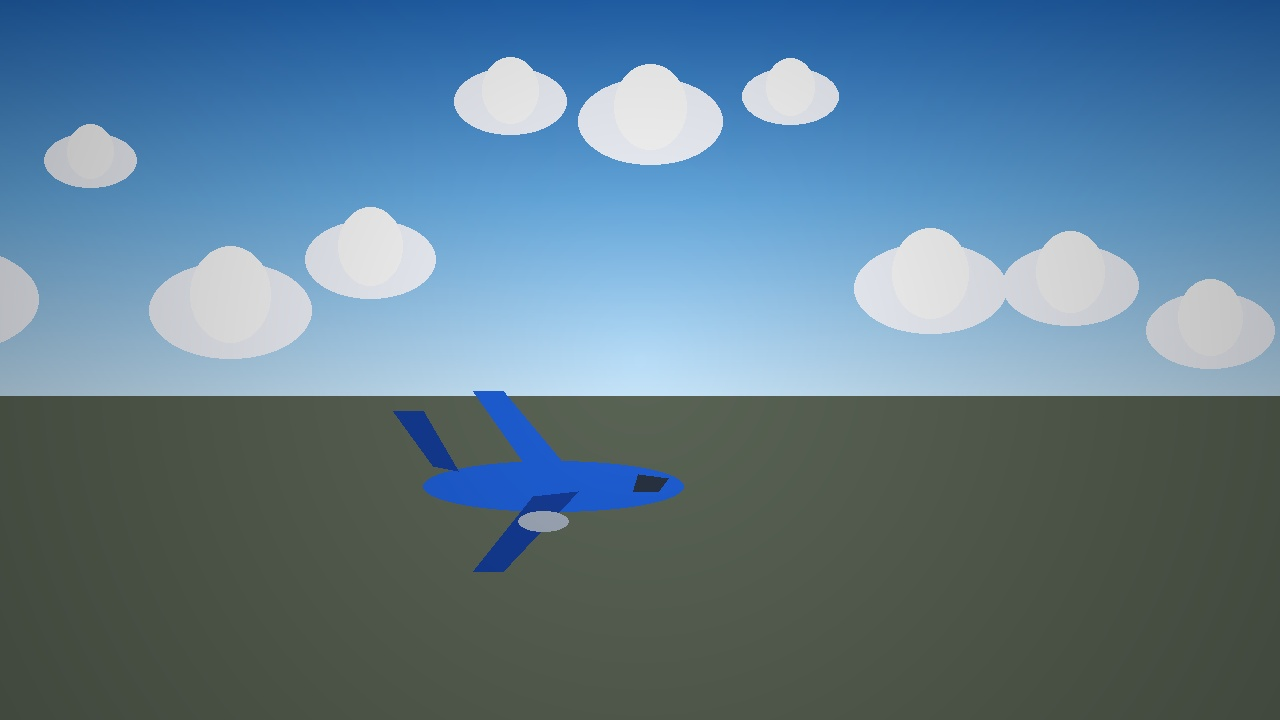
#> input picture test_airplane.jpg, 1280 x 720 px
$ python -i quality.py   (imports and definitions only)   (older library calls are emulated)
#> lines starting #> are read from the running program, lines starting #| are printed output that depends on the picture
"""
Quality control, license verification, perceptual hashing, and deduplication engine.
"""
import os
import hashlib
from typing import Tuple, Optional, List
import cv2
import numpy as np
from PIL import Image
from dataset.registry import license_is_allowed

from dataset.models import LicenseInfo, QualityMetrics

# Permissive training licenses
PERMISSIVE_LICENSES = {
    "cc0",
    "public domain",
    "cc-by",
    "cc-by-sa",
    "mit",
    "apache-2.0",
    "bsd-3-clause",
    "open-database",
    "internal-synthetic",
    "user-authorized",
}

NON_TRAINING_LICENSES = {
    "cc-by-nc",
    "cc-by-nd",
    "cc-by-nc-sa",
    "cc-by-nc-nd",
    "all rights reserved",
    "copyrighted",
    "unknown",
}


# [128 lines left out: functions verify_license, calculate_sha256, calculate_phash, hamming_distance, assess_image_quality, not called in this run]

>>> result = assess_image_quality('../test_airplane.jpg')
#> in assess_image_quality, img is the input picture: shape (720, 1280, 3); mean B, G, R 141.1, 123.5, 95.2
#> in assess_image_quality, `gray = cv2.cvtColor(img, cv2.COLOR_BGR2GRAY)`:
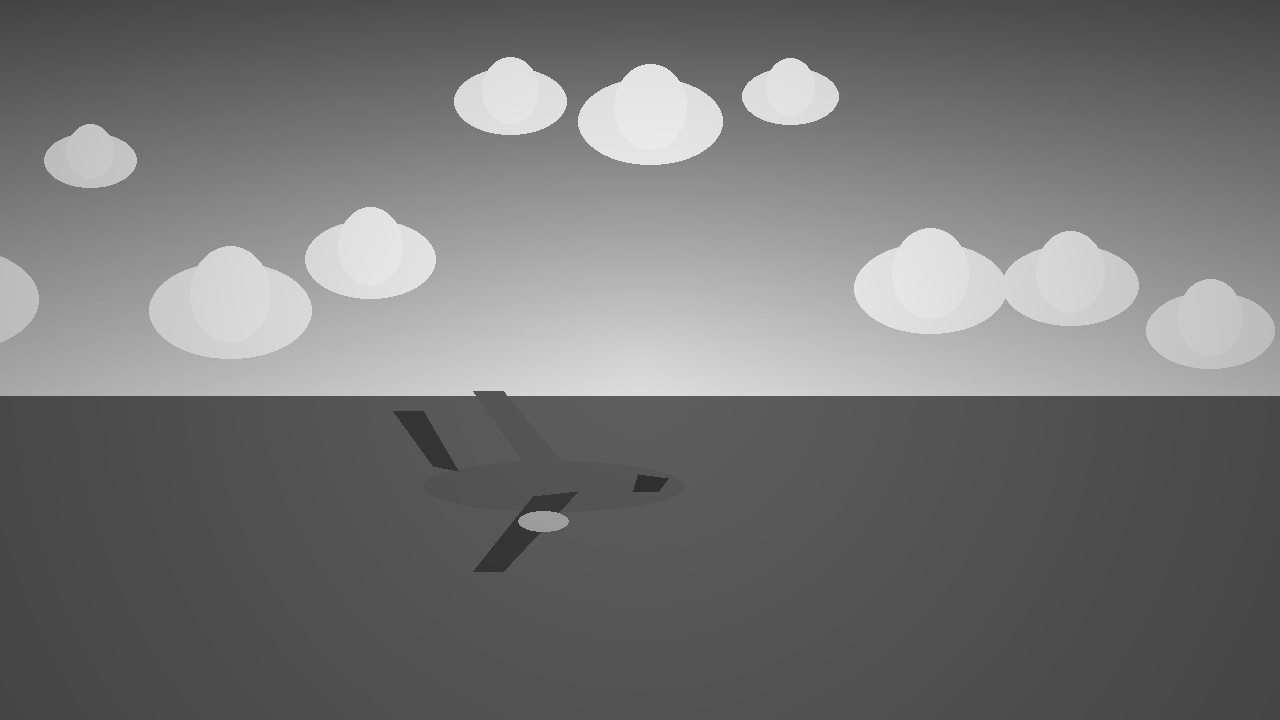
#> gray: shape (720, 1280); min 41, max 236, mean 117
#> in assess_image_quality, `blur_score = float(cv2.Laplacian(gray, cv2.CV_64F).var())`: blur_score = 130.3
#> in assess_image_quality, `mean_luminance = float(np.mean(gray))`: mean_luminance = 117
#> in calculate_phash, `resized = cv2.resize(img, (32, 32), interpolation=cv2.INTER_AREA).asty..`:
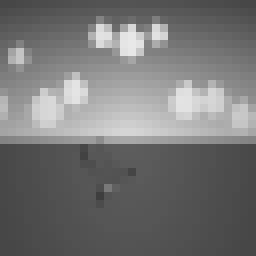
#> resized: shape (32, 32) float32 (shown 8 times larger); min 62, max 232, mean 117
#> in calculate_phash, `dct = cv2.dct(resized)`:
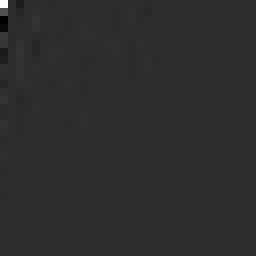
#> dct: shape (32, 32) float32 (shown 8 times larger); min -810.3, max 3743.3, mean 2.5; drawn with min black and max white
#> in calculate_phash, `med = np.median(dct_low)`: med = 0.941
#> in assess_image_quality, `metrics.phash = calculate_phash(gray)`: metrics.phash = 'd0dd5f1aa0a22767'

$ run again, on test_ball.jpg
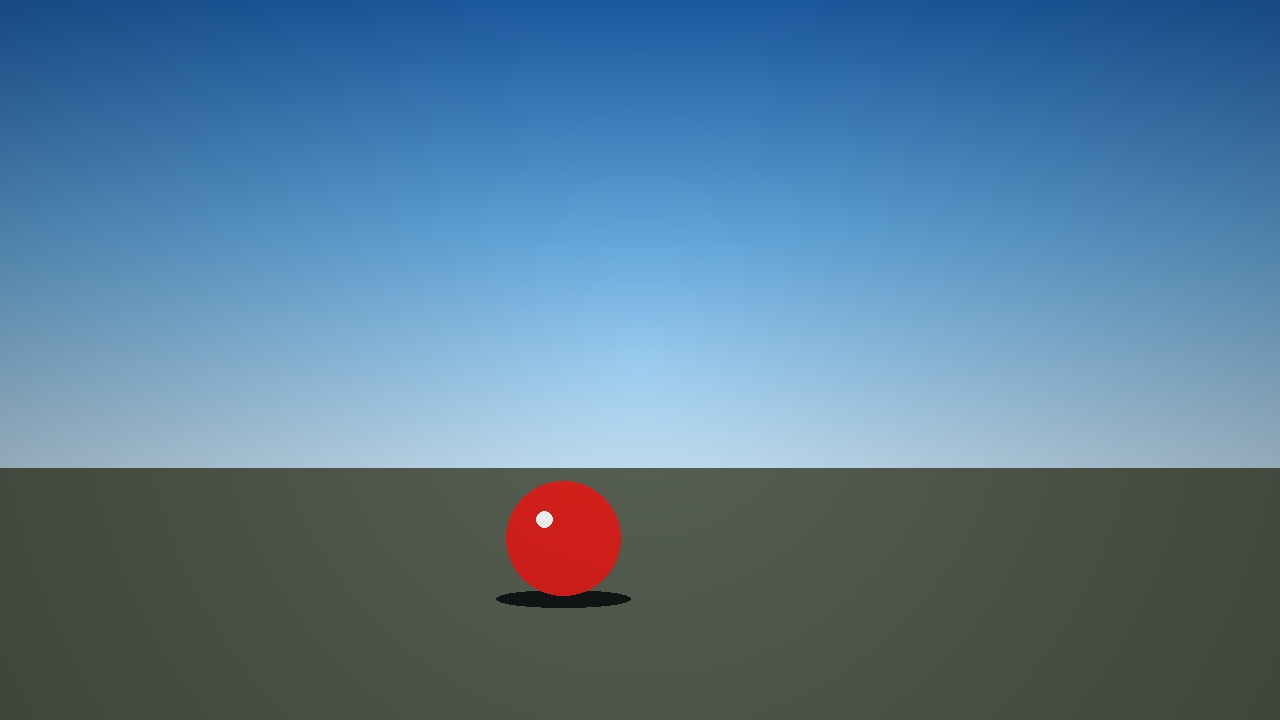
#> input picture test_ball.jpg, 1280 x 720 px
#> in assess_image_quality, img is the input picture: shape (720, 1280, 3); mean B, G, R 146.4, 121.7, 87.7
#> in assess_image_quality, `gray = cv2.cvtColor(img, cv2.COLOR_BGR2GRAY)`:
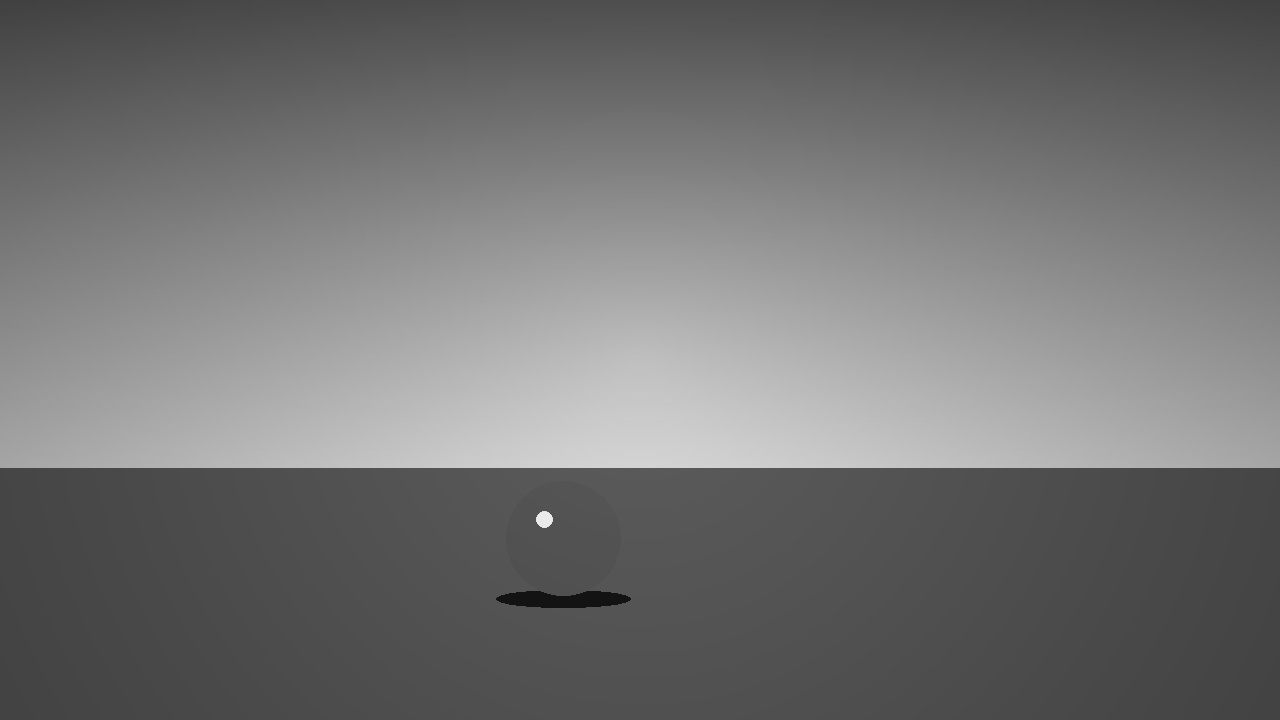
#> gray: shape (720, 1280); min 13, max 242, mean 114.3
#> blur_score = 43.06
#> mean_luminance = 114.3
#> in calculate_phash, `resized = cv2.resize(img, (32, 32), interpolation=cv2.INTER_AREA).asty..`:
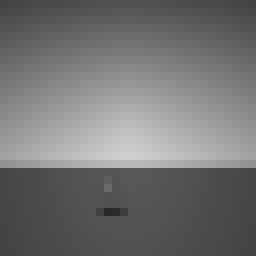
#> resized: shape (32, 32) float32 (shown 8 times larger); min 41, max 206, mean 114.3
#> med = -0.157
#> metrics.phash = '91cc337ecc336c91'
